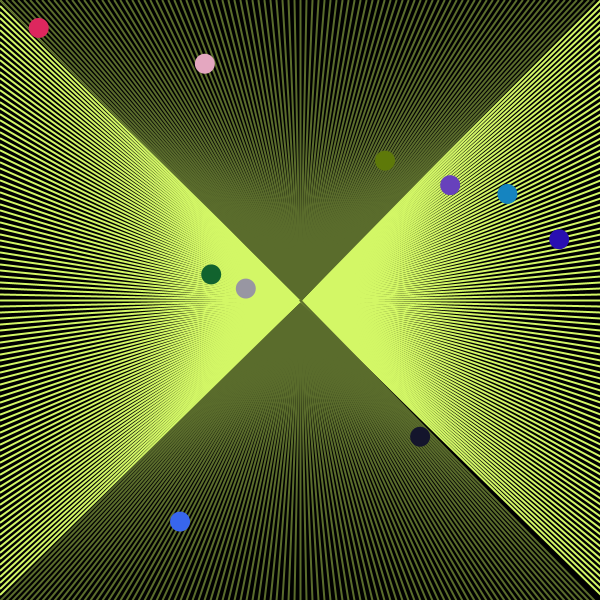
Frame 1 (no input)
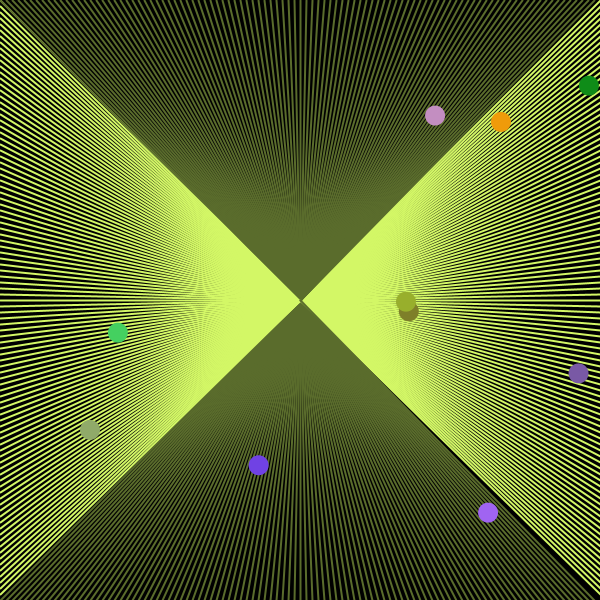
Frame 60 (the mouse pressed at the canvas centre just before this capture)
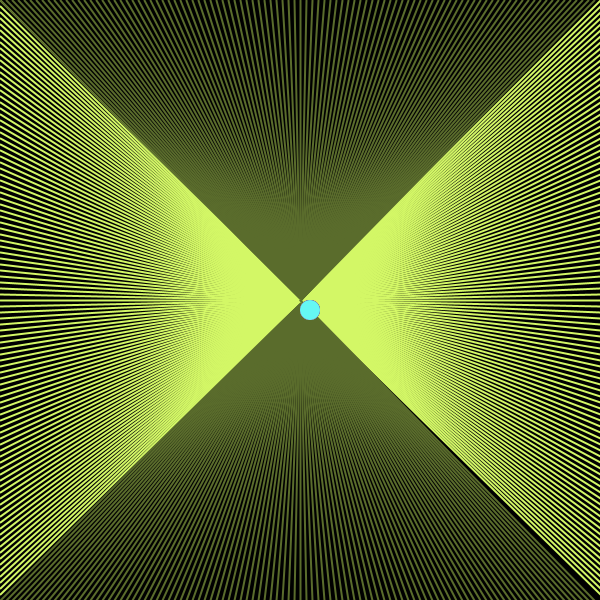
Frame 120 (the mouse held since frame 60 and released just before this capture)

The Processing sketch that drew these frames (run headless with seeded random() and noise(); from frame 60 on, the mouse is pressed at the canvas centre):

// Processing sketch: processing_99489
// ── processing_99489.pde

//definim les variables
int longitud=20;
int Ncercles = 10;
  
float[] posx= new float[Ncercles];
float[] posy= new float[Ncercles]; 
float[] velx= new float[Ncercles];
float[] vely= new float[Ncercles];
  
void setup(){
  colorMode(RGB,600);
  size(600,600);
  for (int i=0; i < Ncercles; i++){
    posx[i]=random(width-longitud);
    posy[i]=random(height-longitud);
      
    velx[i]=random(-20,20);
    vely[i]=random(-20,20);
  }
}
  
void draw(){
  
//DECLAREM LES FUNCIONS
  dibuixar_elFons();
 
  for(int i=0; i<Ncercles; i++){
    posiciona_elCercle(posx[i],posy[i]); //posicionarem el cercle en funció de la posició x i y (les quals hem definit anteriorment)
    actualitzar_laPosicio(i); //per cada "i" actualitzem la posició perquè es vagi repetint la funció
  }
}
////////////////////FUNCIONS///////////////////////////

void dibuixar_elFons(){ //funció de dibuiar el fons estatic

background(0);
strokeWeight(2); //gruix linies
  
 for (int i=0; i<600; i= i+6 /*separació entre linies*/) {
      
    stroke(#D3F766);
    line(width/2,width/2, 0,i);
    line(height/2,height/2,height,i);      
    stroke(#5A6C2C);
    line(width/2,width/2, i,0);
    line(height/2,height/2,i,height);      
  }
}

void posiciona_elCercle(float posx,float posy){ //funció per dibuixar els cercles en funció de posx i posy
noStroke();
   
  fill(random(600),random(600),random(600));
  ellipse(posx+longitud/2,posy+longitud/2,longitud,longitud);

}
 
 
void actualitzar_laPosicio(int i){ //en funció de i actualitzem la posició dels cercles
 
  //velocitat i límits 
  posx[i]+=velx[i];
  posy[i]+=vely[i];
  
  if((posx[i]<0)||(posx[i]>(width-longitud))) {  
    velx[i]=-velx[i]; }
  
  if((posy[i]<0)||(posy[i]>(height-longitud))) {
    vely[i]=-vely[i]; }
    
  if(mousePressed){ //al clicar a pantalla, es reuniran totes les boles, i al soltar, comenaran a rebotar d
    posx[i]=mouseX;
    posy[i]=mouseY;
 }
}
